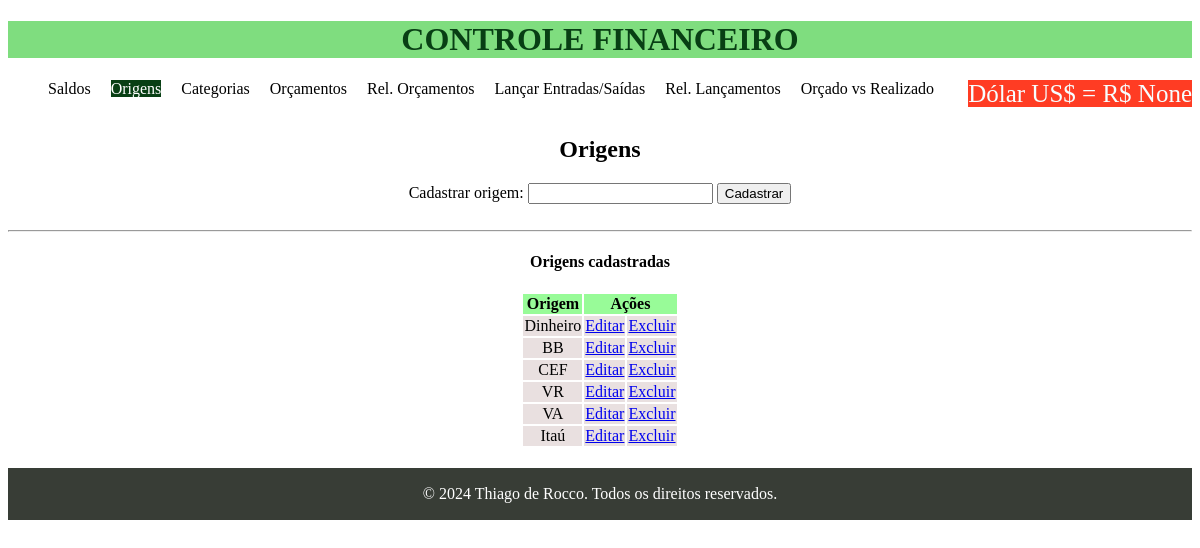
The app's page /origens/, older data.
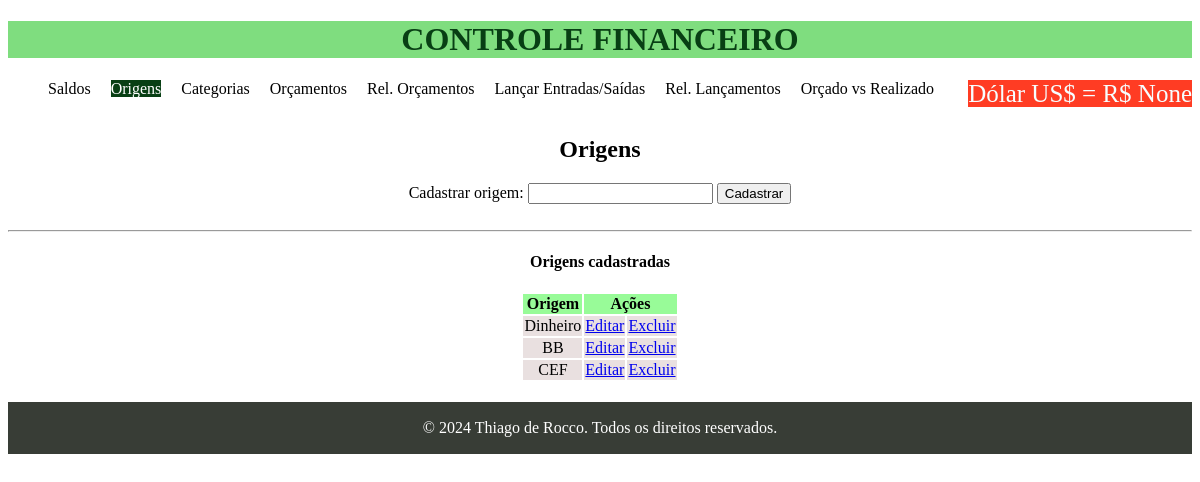
The same page, newer data.
### financeiro/models.py (models this page shows, shortened)
class Origem(models.Model):
    nome = models.CharField(max_length=255)

### financeiro/views.py (the view)
# urls.py: path('origens/', rel_origens, name='rel_origens'),
def rel_origens(request):
    nova_origem = Origem()
    if 'nome' in request.POST:
        nova_origem.nome = request.POST.get('nome')
        nova_origem.save()
    origens = Origem.objects.all()
    return render(request, 'financeiro/origens.html', {"origens": origens})

### financeiro/templates/financeiro/origens.html (shortened to what this page needs)
{% extends 'financeiro/base.html' %}
{% load static %}
{% block content %}
<br><br>
<h2>Origens</h2>
<form action="{% url 'rel_origens' %}" method="post">
    Cadastrar origem: <input type="text" name="nome">
    <input type="submit" value="Cadastrar">
</form>
<br>
<hr>
<h4>Origens cadastradas</h4>
<table>
    <thead>
        <tr>
            <th>Origem</th>
            <th colspan="2">Ações</th>
        </tr>
    </thead>
    {% for origem in origens %}
    <tr>
        <td>{{ origem.nome }}</td><td><a href="#">Editar</a></td><td><a href="/delete_origem/{{origem.id}}">Excluir</a></td>
    </tr>
    {% endfor %}
</table>
{% endblock %}

Row changes from the older to the newer data that the page shows:
removed Origem: nome "VR"
removed Origem: nome "VA"
removed Origem: nome "Itaú"
